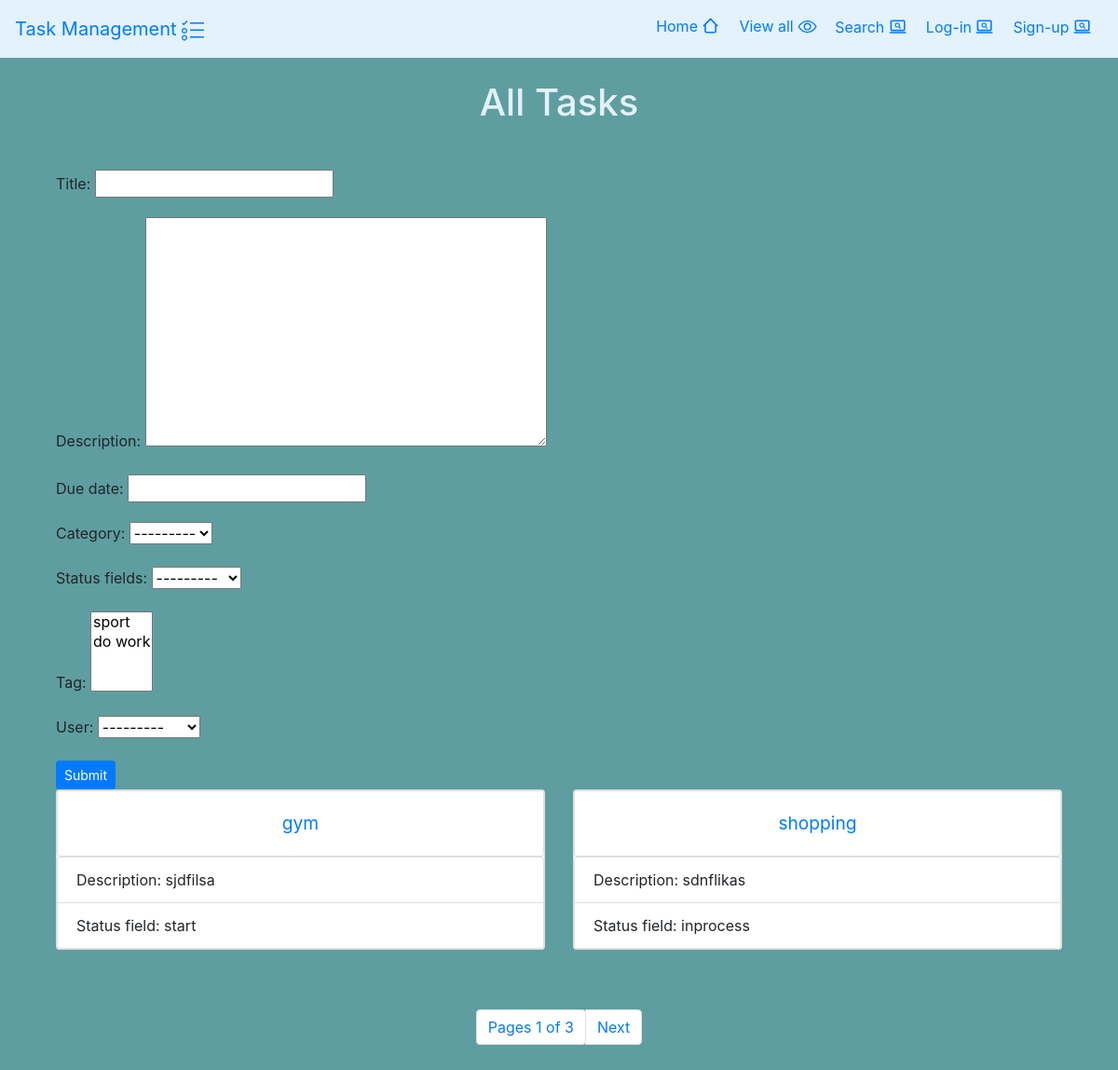
Before: / with the older database file.
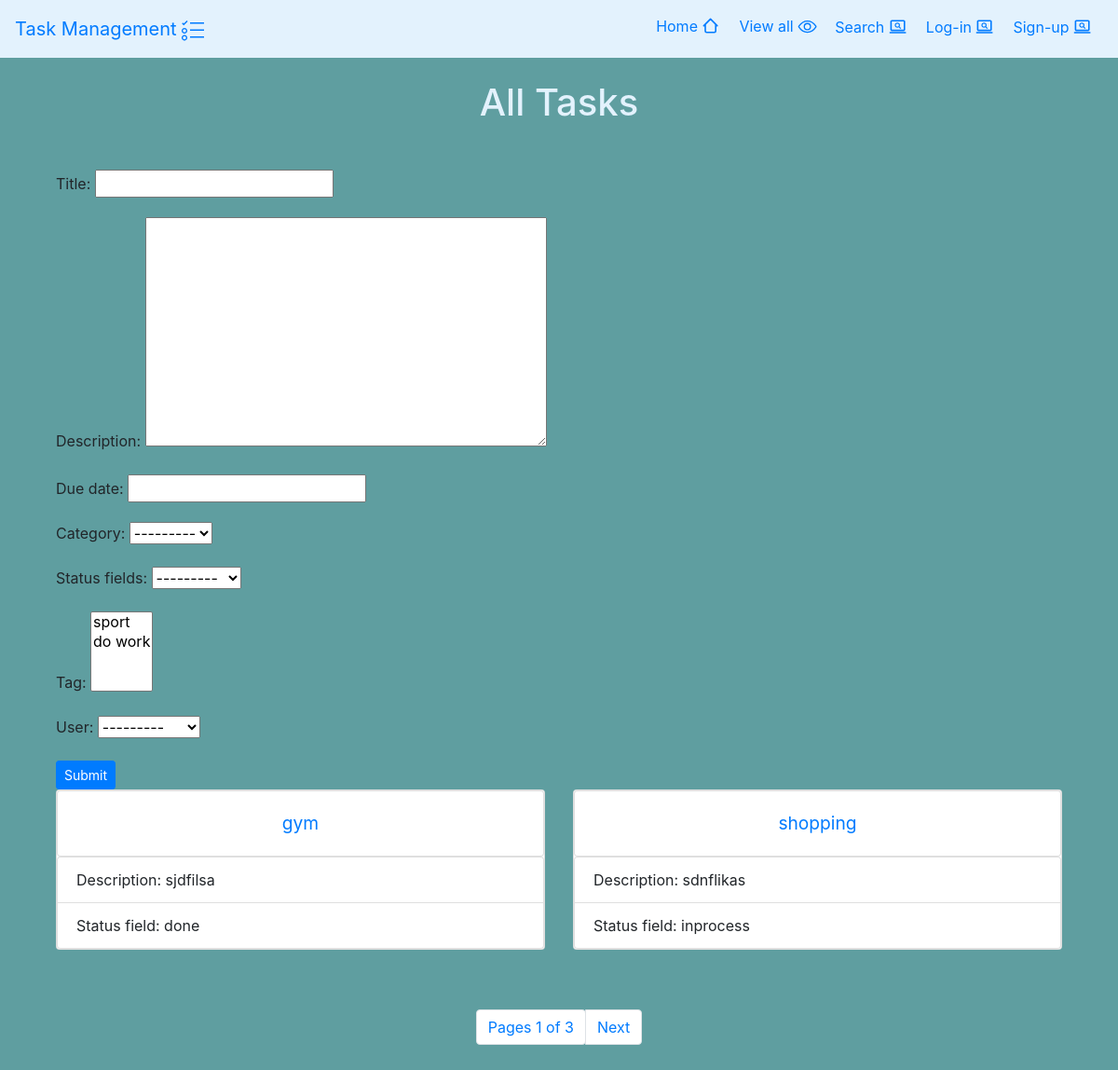
After: the same page with the newer database file.
### task/models.py (models this page shows, shortened)
class Task(models.Model):
    START= 'start'
    INPORCESS='inprocess'
    DONE = 'done'
    status_choice = [
        (START,'start'),
        (INPORCESS,'inprocess'),
        (DONE,'done')
    ]
    title=models.CharField(max_length=255)
    description=models.TextField()
    due_date=models.DateField(auto_now_add=False)
    category= models.ForeignKey(Category, on_delete=models.PROTECT)
    status_fields=models.CharField(max_length=255, choices=status_choice)
    tag=models.ManyToManyField(Tag)
    user=models.ForeignKey(User,on_delete=models.CASCADE)

### epic_quest/views.py (the view)
# urls.py: path('', views.home, name='home'),
def home(request):
        if request.method == "POST":
            form=TaskForm(request.POST)
            if form.is_valid():
                form.save()
                return redirect('all_category')
        else:
            form = TaskForm()
            tasks = Task.objects.all()
            pagintion=Paginator(Task.objects.all(), 2)
            page = request.GET.get('page')
            task_list=pagintion.get_page(page)
            categorys=Category.objects.all()
            status={item[0]:item[1] for item in Task.status_choice}
            tags=Tag.objects.all()
        return render(request, "home.html", {"tasks": tasks,'task_list':task_list,'categorys':categorys,'status':status,'tags':tags,'form':form})

### task/forms.py
class TaskForm(ModelForm):
    class Meta:
        model=Task
        fields=('title','description','due_date','category','status_fields','tag','user')

### epic_quest/models.py (called while the page is built)
    def __str__(self) -> str:
        return self.name

    def __str__(self) -> str:
        return self.name

### epic_quest/templates/home.html (shortened to what this page needs)
{% extends 'base.html' %}
{% block content %}
<body style="background-color: cadetblue;">
    <br>
    <div class="container">
        <h1 class="mb-4 text-center" style="color: #e3f2fd;">All Tasks</h1>
        <form class="container" method="POST" action="{% url 'all_category' %}">
            <br>
              <div class="mb-3">
                {{ form.as_p }}
              <button type="submit" class="btn btn-primary btn-sm">Submit</button>
          </form>
        <br>
        <div class="row">
            {% for task in task_list %}
            <div class="col-md-6">
                <div class="card mb-3">
                    <div class="card">
                        <div class="card-body text-center">
                            <a class="card-title" href="{%url 'task_details' task.pk %}" style="font-size: larger;">{{ task.title }}<a>
                        </div>
                    </div>
                    <ul class="list-group">
                        <li class="list-group-item">Description: {{ task.description }}</li>
                        <li class="list-group-item">Status field: {{ task.status_fields }}</li>
                        </ul>
                    </div>
                </div>
                {% endfor %}
            </div>
            <br/></br/>
            <div class="row justify-content-center">
            <nav aria-label="Page navigation example">
                <ul class="pagination">
                  <li class="page-item"> <p class="page-link">Pages {{ task_list.number }} of {{ task_list.paginator.num_pages }}</p></li>
                  {% if task_list.has_next %}
                  <li class="page-item"><a class="page-link" href="?page={{ task_list.next_page_number}}">Next</a></li>
                  {% endif %}
                </ul>
              </nav>
              </div>
        </div>
</body>
{% endblock %}

### epic_quest/templates/base.html (shortened to what this page needs)
<!DOCTYPE html>
<html lang="en">
<head>
    <link rel="stylesheet" href="https://stackpath.bootstrapcdn.com/bootstrap/4.5.0/css/bootstrap.min.css">
</head>
<body>
    <nav class="navbar navbar-expand-lg" style="background-color: #e3f2fd;" >
        <a class="navbar-brand" href="{% url 'home' %}">Task Management
        </a>
        <div class="collapse navbar-collapse justify-content-end" id="navbarNav">
          <ul class="navbar-nav" >
            <li class ="nav-item active" >
              <a class="nav-link" href="{% url 'home' %}">Home
              </a>
            </li>
            <li class="nav-item" >
              <a class="nav-link" href="{% url 'view_all' %}">View all
              </a>
            </li>
            <li class="nav-item">
              <a class="nav-link" href="{% url 'search' %}">Search
              </a>
            </li>
            <li class="nav-item">
              <a class="nav-link" href="{% url 'userlogin' %}">Log-in
              </a>
            </li>
            <li class="nav-item">
              <a class="nav-link" href="{% url 'usersignup' %}">Sign-up
              </a>
            </li>
          </div>
      </nav>
    {% block content %}
    {% endblock content %}
</body>
</html>

Changed rows visible on the page:
changed Task "gym": status_fields "start" → "done"
